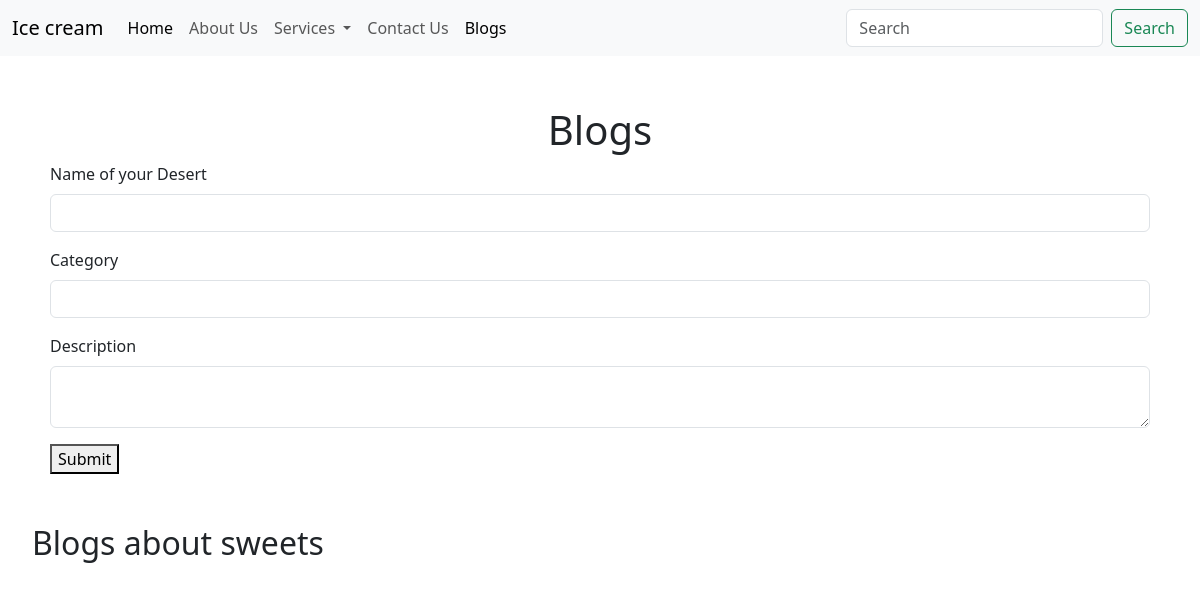
/blog, run on an earlier commit of the app's database.
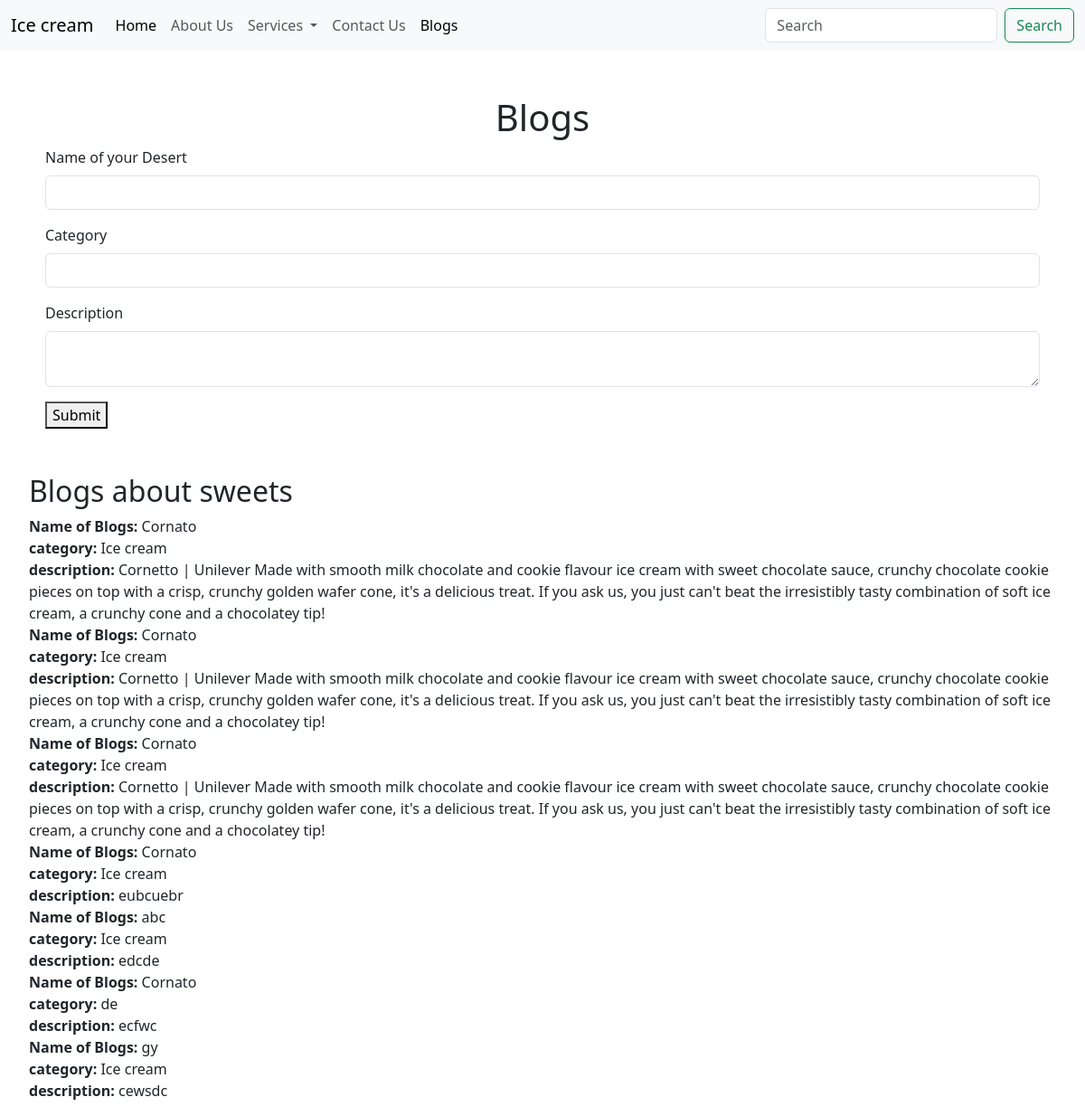
And on a later commit of the database.
### home/models.py (models this page shows, shortened)
class Blog(models.Model):
    blog_name = models.CharField(max_length=120)
    category = models.CharField(max_length=120)
    description = models.TextField()

### home/views.py (the view)
# urls.py: path("blog", views.blog, name="blog")
def blog(request):
    if request.method == "POST":
        blog_name = request.POST.get('blog_name')
        category = request.POST.get('category')
        description = request.POST.get('description')
        blogs = Blog(blog_name=blog_name, category=category, description=description)
        blogs.save()
    else:
        all_blogs = Blog.objects.all()
    return render(request, 'blog.html', {'all_blogs':all_blogs})

### templates/blog.html (shortened to what this page needs)
{% extends 'base.html' %}
{% block body %}
<div class="container-fluid my-10" style="padding: 50px">
    <h1 class="text-center">Blogs</h1>
    <form method="POST" action="/blog">
    <div class="mb-3">
        <label for="blog_name" class="form-label">Name of your Desert</label>
        <input type="text" class="form-control" id="blog_name" name="blog_name">
    </div>
    <div class="mb-3">
      <label for="category" class="form-label">Category</label>
      <input type="category" class="form-control" id="category" name="category">
    </div>
    <div class="mb-3">
        <label for="description" class="form-label">Description</label>
        <textarea class="form-control" id="description" name="description"></textarea>
    </div>
      <button type="submit">Submit</button>
    </form>
  </div>
  <ul>
  <h2>Blogs about sweets</h2>
    {% for i in all_blogs%}
    <b> Name of Blogs: </b>  <a> {{ i.blog_name }} </a><br>
    <b>category: </b>        <a>{{ i.category }} </a><br>
<b>  description:   </b>           <a>{{ i.description }}  </a><br>
    {%endfor%}
  </ul>
{% endblock body %}

### templates/base.html (shortened to what this page needs)
<!DOCTYPE html>
<html lang="en">
  <head>
    <link
      href="https://cdn.jsdelivr.net/npm/bootstrap@5.3.3/dist/css/bootstrap.min.css"
      rel="stylesheet"
    />
  </head>
  <body>
    <nav class="navbar navbar-expand-lg bg-body-tertiary">
      <div class="container-fluid">
        <a class="navbar-brand" href="#">Ice cream</a>
        <div class="collapse navbar-collapse" id="navbarSupportedContent">
          <ul class="navbar-nav me-auto mb-2 mb-lg-0">
            <li class="nav-item">
              <a class="nav-link active" aria-current="page" href="/">Home</a>
            </li>
            <li class="nav-item">
              <a class="nav-link" href="/about">About Us</a>
            </li>
            <li class="nav-item dropdown">
              <a
                class="nav-link dropdown-toggle"
                href="#"
                role="button"
                data-bs-toggle="dropdown"
                aria-expanded="false"
              >
                Services
              </a>
            </li>
            <li class="nav-item">
              <a class="nav-link" href="/contact">Contact Us</a>
            </li>
            <li class="nav-item">
              <a class="nav-link active" aria-current="page" href="/blog">Blogs</a>
            </li>
          </ul>
          <form class="d-flex" role="search">
            <input
              class="form-control me-2"
              type="search"
              placeholder="Search"
              aria-label="Search"
            />
            <button class="btn btn-outline-success" type="submit">
              Search
            </button>
          </form>
        </div>
      </div>
    </nav>
     {% block body %} {% endblock body %}
  </body>
</html>

What changed in the data, as far as the page shows it:
added Blog: blog_name "Cornato", category "Ice cream", description "Cornetto | Unilever Made with smooth milk chocolate and cookie flavour ice cream with sweet chocolate sauce, crunchy chocolate cookie pieces on top with a crisp, crunchy golden wafer cone, it's a delicious treat. If you ask us, you just can't beat the irresistibly tasty combination of soft ice cream, a crunchy cone and a chocolatey tip!"
added Blog: blog_name "Cornato", category "Ice cream", description "Cornetto | Unilever Made with smooth milk chocolate and cookie flavour ice cream with sweet chocolate sauce, crunchy chocolate cookie pieces on top with a crisp, crunchy golden wafer cone, it's a delicious treat. If you ask us, you just can't beat the irresistibly tasty combination of soft ice cream, a crunchy cone and a chocolatey tip!"
added Blog: blog_name "Cornato", category "Ice cream", description "Cornetto | Unilever Made with smooth milk chocolate and cookie flavour ice cream with sweet chocolate sauce, crunchy chocolate cookie pieces on top with a crisp, crunchy golden wafer cone, it's a delicious treat. If you ask us, you just can't beat the irresistibly tasty combination of soft ice cream, a crunchy cone and a chocolatey tip!"
added Blog: blog_name "Cornato", category "Ice cream", description "eubcuebr"
added Blog: blog_name "abc", category "Ice cream", description "edcde"
added Blog: blog_name "Cornato", category "de", description "ecfwc"
added Blog: blog_name "gy", category "Ice cream", description "cewsdc"
